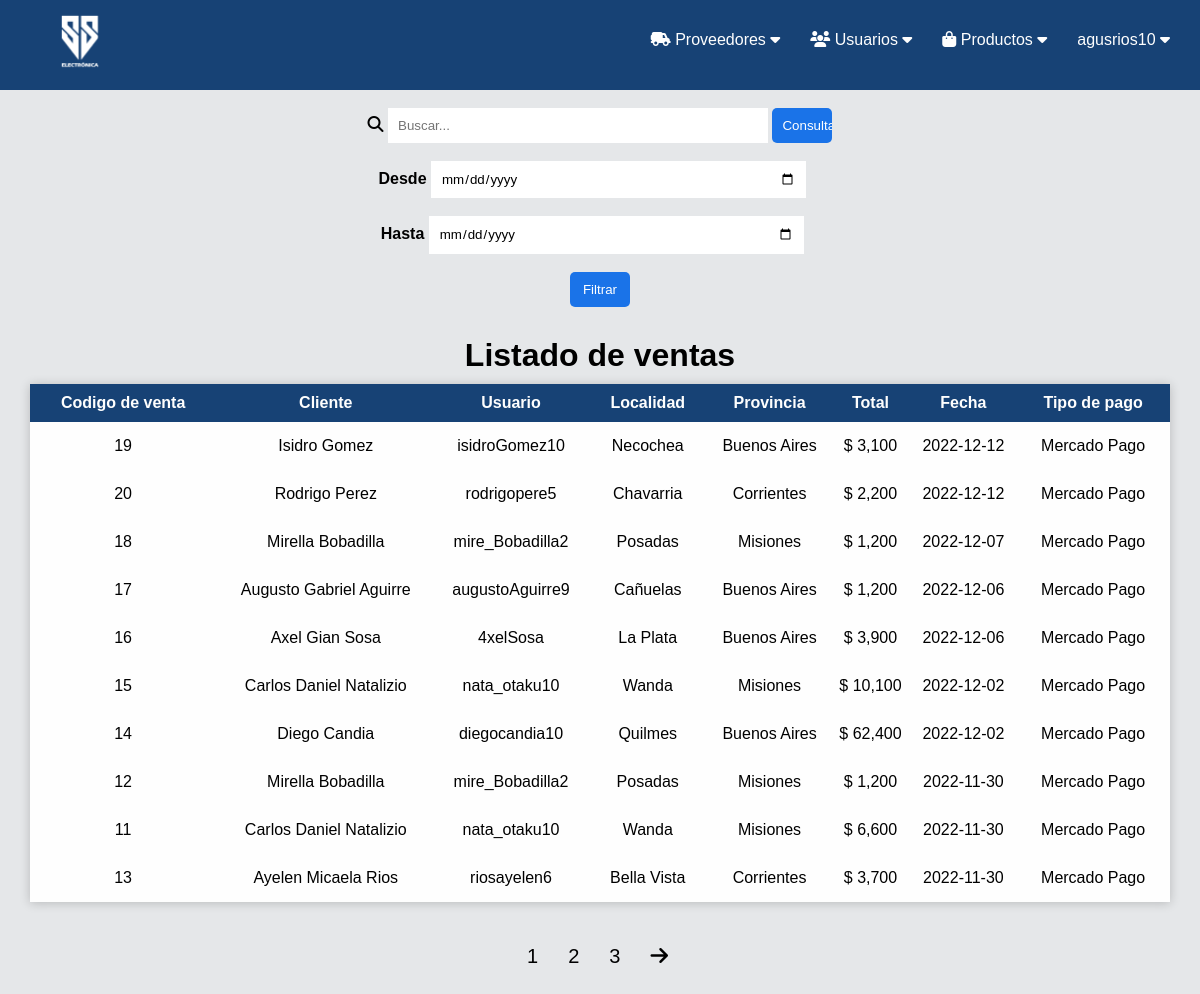
The page /ventas_realizadas.php (signed in) on the database its author committed.
### tables this page shows
CREATE TABLE `ventas` (
  `idVentas` int(11) NOT NULL,
  `Clientes_idClientes` int(11) NOT NULL,
  `Total` decimal(10,0) DEFAULT NULL,
  `Fecha` date DEFAULT NULL,
  `Tipos_depagos_idTipos_depagos` int(11) NOT NULL
);

CREATE TABLE `clientes` (
  `idClientes` int(11) NOT NULL,
  `Nombre` varchar(80) DEFAULT NULL,
  `Apellido` varchar(80) DEFAULT NULL,
  `Email` varchar(80) DEFAULT NULL,
  `Telefono` varchar(15) DEFAULT NULL,
  `Localidades_idLocalidades` int(11) NOT NULL,
  `Usuario` varchar(45) DEFAULT NULL,
  `Contraseña` varchar(255) DEFAULT NULL,
  `Categorias_usuarios_idCategorias_usuarios` int(11) NOT NULL
);

CREATE TABLE `localidades` (
  `idLocalidades` int(11) NOT NULL,
  `Provincias_idProvincias` int(11) NOT NULL,
  `Localidad` varchar(45) DEFAULT NULL,
  `Codigo_Postal_idCodigo_Postal` int(11) NOT NULL
);

CREATE TABLE `provincias` (
  `idProvincias` int(11) NOT NULL,
  `Desc_provincia` varchar(45) DEFAULT NULL
);

CREATE TABLE `tipos_depagos` (
  `idTipos_depagos` int(11) NOT NULL,
  `Tipo` varchar(45) DEFAULT NULL
);

### ventas_realizadas.php (the view, shortened to what this page needs)
<?php
include("conexion.php");
if (isset($_SESSION['UsuarioAdmin'])) {
?>
<!DOCTYPE html>
<html>
<head>
	<link rel="stylesheet" type="text/css" href="style_ventas-realizadas.css">
</head>
<body>
    <?php
	include("header_admin.php");
	?>
 	<?php
	}else{
		header('location: login.php');
	}
	?>
	<?php
	$sql = "SELECT * FROM ventas vent
	INNER JOIN clientes clien ON vent.Clientes_idClientes = clien.idClientes
	INNER JOIN tipos_depagos pago ON vent.Tipos_depagos_idTipos_depagos = pago.idTipos_depagos
	INNER JOIN localidades loca ON clien.Localidades_idLocalidades = loca.idLocalidades
	INNER JOIN provincias prov ON loca.Provincias_idProvincias = prov.idProvincias
	ORDER BY Fecha DESC";
	$resultado = mysqli_query($conex, $sql);
	$limite = 10;
    $total_query = $conex -> query('SELECT COUNT(*) FROM ventas');
    $total_products = mysqli_fetch_row($total_query);
    $total_botones = round($total_products[0] / $limite);
    if (isset($_GET['limite'])) {
        $consulta = "SELECT * FROM ventas vent INNER JOIN clientes clien
		ON vent.Clientes_idClientes = clien.idClientes
		INNER JOIN tipos_depagos pago ON vent.Tipos_depagos_idTipos_depagos = pago.idTipos_depagos
		INNER JOIN localidades loca ON clien.Localidades_idLocalidades = loca.idLocalidades
		INNER JOIN provincias prov ON loca.Provincias_idProvincias = prov.idProvincias
        ORDER BY Fecha DESC LIMIT ".$_GET['limite'].",".$limite;
        $resultado = mysqli_query($conex, $consulta);
    }else{
        $consulta = "SELECT * FROM ventas vent INNER JOIN clientes clien
		ON vent.Clientes_idClientes = clien.idClientes
		INNER JOIN tipos_depagos pago ON vent.Tipos_depagos_idTipos_depagos = pago.idTipos_depagos
		INNER JOIN localidades loca ON clien.Localidades_idLocalidades = loca.idLocalidades
		INNER JOIN provincias prov ON loca.Provincias_idProvincias = prov.idProvincias
        ORDER BY Fecha DESC LIMIT ".$limite;
        $resultado = mysqli_query($conex, $consulta);
    }
	if ($resultado) {
	?>
    <div>
		<center>
			<br>
			<form action="buscar_ventas.php" method=POST>
				<i class="fa-sharp fa-solid fa-magnifying-glass"></i>
				<input type="text" placeholder="Buscar..." name="buscar">
				<input type="submit" class="boton-consultar_ventas" value="Consultar">
			</form>
		</center>
	</div>
	<div>
		<center>
			<br>
			<form action="buscar_ventasXfecha.php" method=POST>
				<div id="fecha_desde">
                    <label><b>Desde</b></label>
                    <input type="date" name="desde"
                    value="<?php if(isset($_POST['desde'])){echo $_POST['desde'];}?>">
                </div>
                <br>
                <div id="fecha_hasta">
                    <label><b>Hasta</b></label>
                    <input type="date" name="hasta"
                    value="<?php if(isset($_POST['hasta'])){echo $_POST['hasta'];}?>">
                </div>
	            <br>
                <button type="submit" class="boton-consultar_ventas">Filtrar</button>
			</form>
		</center>
	</div>
    <div class="row-box">
		<center>
			<h1>Listado de ventas</h1>
		</center>
		<table class="row-box-table">
			<thead>
				<tr>
					<th>Codigo de venta</th>
					<th>Cliente</th>
					<th>Usuario</th>
					<th>Localidad</th>
					<th>Provincia</th>
					<th>Total</th>
					<th>Fecha</th>
					<th>Tipo de pago</th>
				</tr>
			</thead>
			<tbody>
				<?php
					while ($row = mysqli_fetch_array($resultado)) {
				?>
				<tr>
					<td><?php echo $row['idVentas']?></td>
					<td><?php echo $row['Nombre']?> <?php echo $row['Apellido']?></td>
					<td><?php echo $row['Usuario']?></td>
					<td><?php echo $row['Localidad']?></td>
					<td><?php echo $row['Desc_provincia']?></td>
					<td>$ <?php echo number_format($row['Total'])?></td>
					<td><?php echo $row['Fecha']?></td>
					<td><?php echo $row['Tipo']?></td>
				<?php
				}
				?>
				</tr>
			</tbody>
		</table>
		<br>
	</div>
	<?php
		}
	?>
	<div class="row-botones">
        <ul class="botones-color">
            <?php
                for ($k=0; $k <= $total_botones; $k++) {
                    echo '<li><a href="ventas_realizadas.php?limite='.($k*10).'">'.($k+1).'</a></li>';
                }
                if (isset($_GET['limite'])) {
                    if ($_GET['limite'] + 10 <= $total_botones * 10) {
                        echo '<li>
                                <a href="ventas_realizadas.php?limite='.($_GET['limite'] + 10).'">
                                    <i class="fa-solid fa-arrow-right"></i>
                                </a>
                              </li>';
                    }
                }else{
                    echo '<li>
                            <a href="ventas_realizadas.php?limite=10">
                                <i class="fa-solid fa-arrow-right"></i>
                            </a>
                          </li>';
                }
            ?>
        </ul>
    </div>
  </body>
</html>

### style_ventas-realizadas.css (style rules this page uses)
* { margin: 0; padding: 0; font-family: sans-serif; }
html { scroll-behavior: smooth; }
body { background: rgb(229, 231, 233); font-family: sans-serif; }
.row-box { margin-top: 30px; }
.row-box-table { margin-top: 10px; margin-left: auto; margin-right: auto; background-color: rgb(254, 254, 254); width: 95%; height: 100%; text-align: center; border-collapse: collapse; box-shadow: 0px 1px 10px rgba(0,0,0,0.2); }
tr, th { padding: 10px; }
tbody, tr, td { padding-top: 15px; padding-bottom: 15px; }
thead { background: #174275; color: rgb(254, 254, 254); }
.boton-consultar_ventas { background: rgb(26, 115, 232); color: rgb(255, 255, 255); padding: 10px; width: 5%; border: none; border-radius: 5px; }
form input { width: 30%; padding: 10px; border: none; }
.row-botones { margin-top: 25px; margin-bottom: 40px; }
.botones-color { display: flex; width: auto; margin-left: auto; margin-right: auto; justify-content: center; padding-left: 25px; }
.botones-color li { list-style: none; }
.botones-color li a { font-size: 20px; color: rgb(0, 0, 0); }
#fecha_desde { margin-right: 15px; }
#fecha_hasta { margin-right: 15px; }

### style_header_admin.css (style rules this page uses)
a { text-decoration: none; color: rgb(254, 254, 254); padding-right: 30px; }

### rows shown on the page
ventas: idVentas "19", clientes.Nombre "Isidro", clientes.Apellido "Gomez", clientes.Usuario "isidroGomez10", localidades.Localidad "Necochea", provincias.Desc_provincia "Buenos Aires", Total "3,100", Fecha "2022-12-12", Tipos_depagos_idTipos_depagos.Tipo "Mercado Pago"
ventas: idVentas "20", clientes.Nombre "Rodrigo", clientes.Apellido "Perez", clientes.Usuario "rodrigopere5", localidades.Localidad "Chavarria", provincias.Desc_provincia "Corrientes", Total "2,200", Fecha "2022-12-12", Tipos_depagos_idTipos_depagos.Tipo "Mercado Pago"
ventas: idVentas "18", clientes.Nombre "Mirella", clientes.Apellido "Bobadilla", clientes.Usuario "mire_Bobadilla2", localidades.Localidad "Posadas", provincias.Desc_provincia "Misiones", Total "1,200", Fecha "2022-12-07", Tipos_depagos_idTipos_depagos.Tipo "Mercado Pago"
ventas: idVentas "17", clientes.Nombre "Augusto Gabriel", clientes.Apellido "Aguirre", clientes.Usuario "augustoAguirre9", localidades.Localidad "Cañuelas", provincias.Desc_provincia "Buenos Aires", Total "1,200", Fecha "2022-12-06", Tipos_depagos_idTipos_depagos.Tipo "Mercado Pago"
ventas: idVentas "16", clientes.Nombre "Axel Gian", clientes.Apellido "Sosa", clientes.Usuario "4xelSosa", localidades.Localidad "La Plata", provincias.Desc_provincia "Buenos Aires", Total "3,900", Fecha "2022-12-06", Tipos_depagos_idTipos_depagos.Tipo "Mercado Pago"
ventas: idVentas "15", clientes.Nombre "Carlos Daniel", clientes.Apellido "Natalizio", clientes.Usuario "nata_otaku10", localidades.Localidad "Wanda", provincias.Desc_provincia "Misiones", Total "10,100", Fecha "2022-12-02", Tipos_depagos_idTipos_depagos.Tipo "Mercado Pago"
ventas: idVentas "14", clientes.Nombre "Diego", clientes.Apellido "Candia", clientes.Usuario "diegocandia10", localidades.Localidad "Quilmes", provincias.Desc_provincia "Buenos Aires", Total "62,400", Fecha "2022-12-02", Tipos_depagos_idTipos_depagos.Tipo "Mercado Pago"
ventas: idVentas "12", clientes.Nombre "Mirella", clientes.Apellido "Bobadilla", clientes.Usuario "mire_Bobadilla2", localidades.Localidad "Posadas", provincias.Desc_provincia "Misiones", Total "1,200", Fecha "2022-11-30", Tipos_depagos_idTipos_depagos.Tipo "Mercado Pago"
ventas: idVentas "11", clientes.Nombre "Carlos Daniel", clientes.Apellido "Natalizio", clientes.Usuario "nata_otaku10", localidades.Localidad "Wanda", provincias.Desc_provincia "Misiones", Total "6,600", Fecha "2022-11-30", Tipos_depagos_idTipos_depagos.Tipo "Mercado Pago"
ventas: idVentas "13", clientes.Nombre "Ayelen Micaela", clientes.Apellido "Rios", clientes.Usuario "riosayelen6", localidades.Localidad "Bella Vista", provincias.Desc_provincia "Corrientes", Total "3,700", Fecha "2022-11-30", Tipos_depagos_idTipos_depagos.Tipo "Mercado Pago"

### other values the page prints
$_SESSION['UsuarioAdmin'] "agusrios10"
